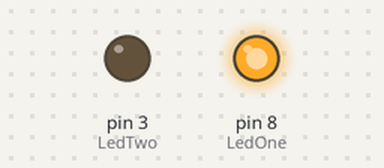
Simulated run of this sketch. Board: Arduino Uno, built with avr-gcc and run on an emulated ATmega328P. Parts: output pins drawn as LEDs (lit = HIGH).

Above: at 0.15 s.
At 3.12 s:
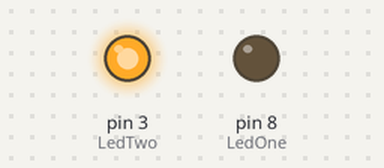
At 5.55 s:
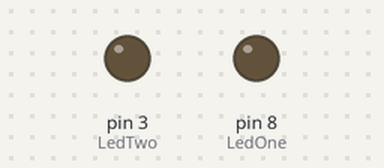
Timing chart, 0 to 5.9 s (numbered marks = the images above):
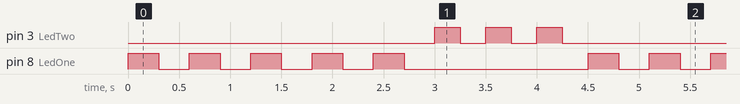

The sketch:

LED-Lesson-3.ino
```cpp
int LedOne = 8;  //Declaring LED one to pin 8
int LedTwo = 3;  //Decalring LED two to pin 3
int delayOneOn = 300;  //On time for LED one
int delayTwoOn = 250;  //On time for LED two
int delayOneOff = 300; //Off time for LED one
int delayTwoOff = 250; //Off time for LED two


void setup() {

  pinMode(LedOne,OUTPUT);

  pinMode(LedTwo,OUTPUT);

}

void loop() {

  for(int i = 0;i < 5;i++){
    digitalWrite(LedOne,HIGH); //Turning the LED one on
    delay(delayOneOn);  //LED one on time
    digitalWrite(LedOne,LOW); //Turing the LED one off
    delay(delayOneOff);  //LED one off time
  }
  for(int i = 0;i < 3;i++){
    digitalWrite(LedTwo,HIGH);
    delay(delayTwoOn);
    digitalWrite(LedTwo,LOW);
    delay(delayTwoOff);
  }


}
```

Measured:
- by itself, pin 3 (LedTwo): repeats every 4.5 s: 2 × (LOW 0.25 s, HIGH 0.25 s), LOW 3.3 s, HIGH 0.25 s
- by itself, pin 8 (LedOne): repeats every 4.5 s: 4 × (LOW 0.30 s, HIGH 0.30 s), LOW 1.8 s, HIGH 0.30 s
- by itself, everything shown: repeats every 4.5 s, in 16 steps
